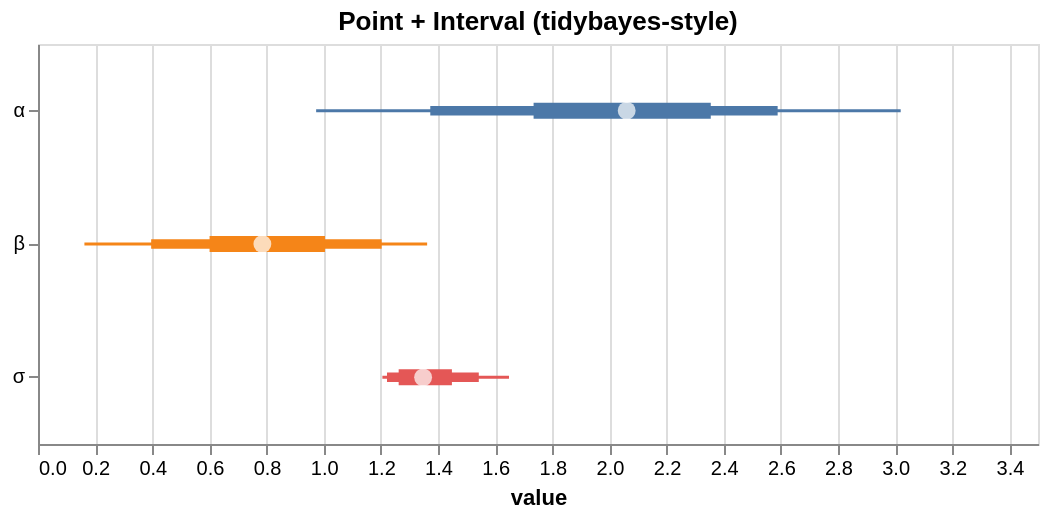

Write the Vega-Lite specification saved for this chart.
### Vega-Lite specification from a JSON file in a GitHub repository (floating-point values rounded to 4 significant figures)
{"$schema": "https://vega.github.io/schema/vega-lite/v5.json", "height": 200, "layer": [{"encoding": {"x2": {"field": "hi_0_95_"}, "x": {"field": "lo_0_95_", "title": "value", "type": "quantitative"}, "color": {"field": "parameter", "type": "nominal", "legend": null}, "y": {"axis": {"title": null}, "field": "parameter", "type": "nominal"}}, "mark": {"strokeWidth": 1.5, "type": "rule"}}, {"encoding": {"x2": {"field": "hi_0_8_"}, "x": {"field": "lo_0_8_", "title": "value", "type": "quantitative"}, "color": {"field": "parameter", "type": "nominal", "legend": null}, "y": {"axis": {"title": null}, "field": "parameter", "type": "nominal"}}, "mark": {"strokeWidth": 4.75, "type": "rule"}}, {"encoding": {"x2": {"field": "hi_0_5_"}, "x": {"field": "lo_0_5_", "title": "value", "type": "quantitative"}, "color": {"field": "parameter", "type": "nominal", "legend": null}, "y": {"axis": {"title": null}, "field": "parameter", "type": "nominal"}}, "mark": {"strokeWidth": 8.0, "type": "rule"}}, {"encoding": {"x": {"field": "__point__", "type": "quantitative"}, "y": {"field": "parameter", "type": "nominal"}}, "mark": {"filled": true, "color": "white", "size": 80, "type": "point"}}], "data": {"values": [{"parameter": "α", "lo_0_95_": 0.9735, "lo_0_8_": 1.373, "hi_0_8_": 2.589, "hi_0_5_": 2.355, "__point__": 2.06, "hi_0_95_": 3.019, "lo_0_5_": 1.735}, {"parameter": "β", "lo_0_95_": 0.1624, "lo_0_8_": 0.396, "hi_0_8_": 1.203, "hi_0_5_": 1.004, "__point__": 0.7854, "hi_0_95_": 1.362, "lo_0_5_": 0.6005}, {"parameter": "σ", "lo_0_95_": 1.205, "lo_0_8_": 1.221, "hi_0_8_": 1.543, "hi_0_5_": 1.449, "__point__": 1.348, "hi_0_95_": 1.649, "lo_0_5_": 1.262}]}, "title": "Point + Interval (tidybayes-style)", "width": 500}
